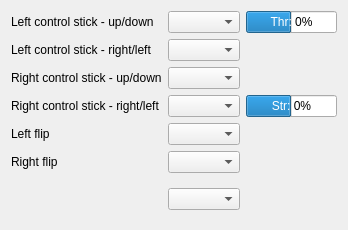
      <widget class="QWidget" name="controltoaction">
       <attribute name="icon">
        <iconset resource="resources.qrc">
         <normaloff>:/models/Icons/Controller-96.png</normaloff>:/models/Icons/Controller-96.png</iconset>
       </attribute>
       <attribute name="title">
        <string/>
       </attribute>
       <layout class="QGridLayout" name="gridLayout_Motor">
        <item row="1" column="0">
         <widget class="QLabel" name="label_5">
          <property name="text">
           <string>Left control stick - right/left</string>
          </property>
         </widget>
        </item>
        <item row="4" column="0">
         <widget class="QLabel" name="label_9">
          <property name="text">
           <string>Left flip</string>
          </property>
         </widget>
        </item>
        <item row="6" column="1">
         <widget class="QComboBox" name="comboBoxVehicleType"/>
        </item>
        <item row="3" column="0">
         <widget class="QLabel" name="label_8">
          <property name="text">
           <string>Right control stick - right/left</string>
          </property>
         </widget>
        </item>
        <item row="1" column="1">
         <widget class="QComboBox" name="comboBox_controller6"/>
        </item>
        <item row="3" column="1">
         <widget class="QComboBox" name="comboBox_controller8"/>
        </item>
        <item row="5" column="1">
         <widget class="QComboBox" name="comboBox_controller3"/>
        </item>
        <item row="6" column="0">
         <spacer name="verticalSpacer_12">
          <property name="orientation">
           <enum>Qt::Vertical</enum>
          </property>
          <property name="sizeHint" stdset="0">
           <size>
            <width>20</width>
            <height>40</height>
           </size>
          </property>
         </spacer>
        </item>
        <item row="0" column="1">
         <widget class="QComboBox" name="comboBox_controller5"/>
        </item>
        <item row="0" column="0">
         <widget class="QLabel" name="label_4">
          <property name="text">
           <string>Left control stick - up/down</string>
          </property>
         </widget>
        </item>
        <item row="2" column="0">
         <widget class="QLabel" name="label_7">
          <property name="text">
           <string>Right control stick - up/down</string>
          </property>
         </widget>
        </item>
        <item row="4" column="1">
         <widget class="QComboBox" name="comboBox_controller1"/>
        </item>
        <item row="2" column="1">
         <widget class="QComboBox" name="comboBox_controller7"/>
        </item>
        <item row="5" column="0">
         <widget class="QLabel" name="label_10">
          <property name="text">
           <string>Right flip</string>
          </property>
         </widget>
        </item>
        <item row="0" column="2">
         <widget class="QProgressBar" name="throttleBar">
          <property name="sizePolicy">
           <sizepolicy hsizetype="Fixed" vsizetype="Fixed">
            <horstretch>1</horstretch>
            <verstretch>0</verstretch>
           </sizepolicy>
          </property>
          <property name="minimum">
           <number>-100</number>
          </property>
          <property name="value">
           <number>0</number>
          </property>
          <property name="format">
           <string>Thr: %v%</string>
          </property>
         </widget>
        </item>
        <item row="3" column="2">
         <widget class="QProgressBar" name="steeringBar">
          <property name="sizePolicy">
           <sizepolicy hsizetype="Fixed" vsizetype="Fixed">
            <horstretch>1</horstretch>
            <verstretch>0</verstretch>
           </sizepolicy>
          </property>
          <property name="minimum">
           <number>-100</number>
          </property>
          <property name="value">
           <number>0</number>
          </property>
          <property name="format">
           <string>Str: %v%</string>
          </property>
         </widget>
        </item>
       </layout>
      </widget>
